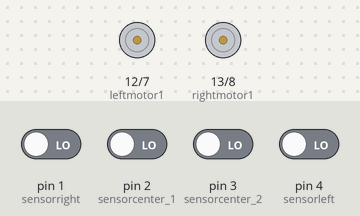
Bench run of a sketch on a simulated Arduino Uno, built with avr-gcc and run on an emulated ATmega328P. Shown: motor-driver pin pairs drawn as motors (green arrow = first pin HIGH = forward, orange = second pin HIGH = backward, longer = more drive). The test bench sets the inputs (shaded band); at power-on: pin 1 (sensorright), pin 2 (sensorcenter_1), pin 3 (sensorcenter_2), pin 4 (sensorleft) LOW.

Above: at 1.2 s.
1.3 s: pin 1 (sensorright) driven HIGH and pin 3 (sensorcenter_2) driven HIGH
At 2.5 s:
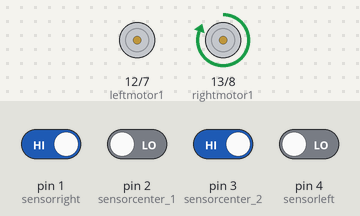
2.8 s: pin 4 (sensorleft) driven HIGH
At 3.7 s:
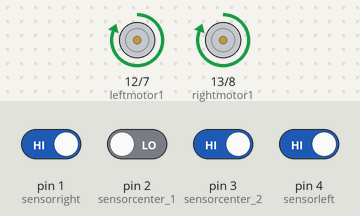
4.3 s: pin 1 (sensorright) driven LOW
At 4.8 s:
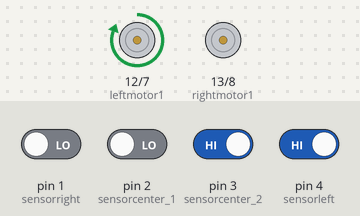
5.8 s: pin 1 (sensorright) driven HIGH
At 7.0 s:
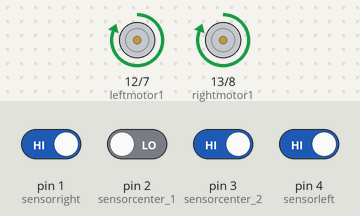
7.3 s: pin 2 (sensorcenter_1) driven HIGH
At 8.3 s:
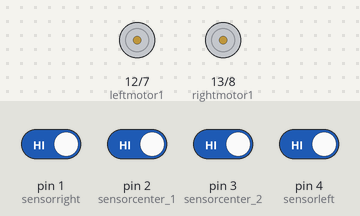
Timing chart, 0 to 9.8 s (numbered marks = the images above; inputs shaded):
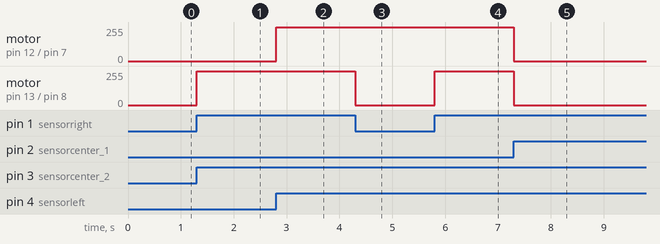

Measured:
- after the input at 1.3 s, motor on pin 13 (rightmotor1) / pin 8 (rightmotor2): stopped → forward 255/255 at once
- after the input at 2.8 s, motor on pin 12 (leftmotor1) / pin 7 (leftmotor2): stopped → forward 255/255 at once
- after the input at 4.3 s, motor on pin 13 (rightmotor1) / pin 8 (rightmotor2): forward 255/255 → stopped at once
- after the input at 5.8 s, motor on pin 13 (rightmotor1) / pin 8 (rightmotor2): stopped → forward 255/255 at once
- after the input at 7.3 s, motor on pin 12 (leftmotor1) / pin 7 (leftmotor2), motor on pin 13 (rightmotor1) / pin 8 (rightmotor2): forward 255/255 → stopped at once

The sketch:

line_2_india_edited.ino
```cpp
int rightmotor1=13;
int leftmotor1=12;
int rightmotor2=8;
int leftmotor2=7;


int sensorleft=4;
int sensorcenter_1=2;
int sensorcenter_2=3; /* this sensor will be the most front one that senses if the line still exists forward or not in order to complete moving forward ( if the line exists ) or
                          deviate left or right with the line ( if the line is then curved to right or left ) */
int sensorright=1;


int sl , sc1 , sc2 , sr ; /* variables that read the input voltages on sensors */


//////////////////////////////////////

void setup()
{

  pinMode(rightmotor1,OUTPUT);
  pinMode(leftmotor1,OUTPUT);
  pinMode(rightmotor2,OUTPUT);
  pinMode(leftmotor2,OUTPUT);

  pinMode(sensorleft,INPUT);
  pinMode(sensorcenter_1,INPUT);
  pinMode(sensorcenter_2,INPUT);
  pinMode(sensorright,INPUT);

}
///////////////////////////////////////////////////

void loop()
{
  sl=digitalRead(sensorleft);
  sc1=digitalRead(sensorcenter_1);
  sc2=digitalRead(sensorcenter_2);
  sr=digitalRead(sensorright);

  /////////////////////////////////////////////////////////////////////
  if(sl==1 && sc1==1 && sr==1 && sc2==1)   //stop when comes all sensor on white
  {
    digitalWrite(rightmotor1,0);
    digitalWrite(rightmotor2,0);
    digitalWrite(leftmotor1,0);
    digitalWrite(leftmotor2,0);
  }

  ////////////////////////////////////////////////////////////////////////////
  if( ( (sl==0 && sc1==1 && sr==1) || (sl==0 && sc1==0 && sr==1) ) && (sc2==1) )   //left turn
  {
    digitalWrite(rightmotor1,1);
    digitalWrite(rightmotor2,0);
    digitalWrite(leftmotor1,0);
    digitalWrite(leftmotor2,0);
  }
  else
    if( ( (sl==1 && sc1==1 && sr==0) || (sl==1 && sc1==0 && sr==0) ) && ( sc2==1 ) )  //right turn
    {
      digitalWrite(rightmotor1,0);
      digitalWrite(rightmotor2,0);
      digitalWrite(leftmotor1,1);
      digitalWrite(leftmotor2,0);
    }
    else
      if(sl==1 && sc1==0 && sr==1)  //go forward straight
      {
        digitalWrite(rightmotor1,1);
        digitalWrite(rightmotor2,0);
        digitalWrite(leftmotor1,1);
        digitalWrite(leftmotor2,0);
      }
      else
        if( (sl==0 && sc1==0 && sr==0) && ( sc2==1 ) ) //stop
        {
          digitalWrite(rightmotor1,0);
          digitalWrite(rightmotor2,0);
          digitalWrite(leftmotor1,0);
          digitalWrite(leftmotor2,0);
        }

  ///////////////////////////////////////////////////////////////////

}
```
